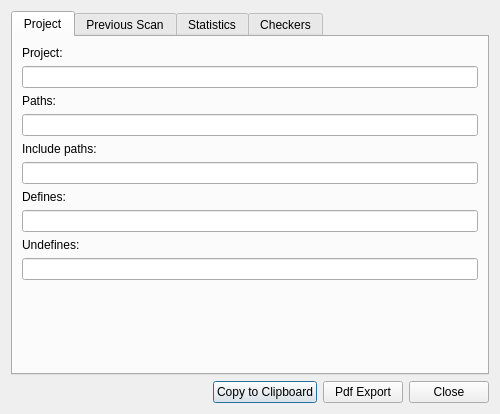
<?xml version="1.0" encoding="UTF-8"?>
<ui version="4.0">
 <class>StatsDialog</class>
 <widget class="QDialog" name="StatsDialog">
  <property name="geometry">
   <rect>
    <x>0</x>
    <y>0</y>
    <width>500</width>
    <height>414</height>
   </rect>
  </property>
  <property name="windowTitle">
   <string>Statistics</string>
  </property>
  <layout class="QVBoxLayout" name="verticalLayout">
   <item>
    <widget class="QTabWidget" name="mTabWidget">
     <property name="tabShape">
      <enum>QTabWidget::Rounded</enum>
     </property>
     <property name="currentIndex">
      <number>0</number>
     </property>
     <widget class="QWidget" name="mProjectTab">
      <attribute name="title">
       <string>Project</string>
      </attribute>
      <layout class="QVBoxLayout" name="verticalLayout_2">
       <item>
        <widget class="QLabel" name="mProjectLabel">
         <property name="text">
          <string>Project:</string>
         </property>
        </widget>
       </item>
       <item>
        <widget class="QLineEdit" name="mProject">
         <property name="sizePolicy">
          <sizepolicy hsizetype="Preferred" vsizetype="Fixed">
           <horstretch>0</horstretch>
           <verstretch>0</verstretch>
          </sizepolicy>
         </property>
         <property name="readOnly">
          <bool>true</bool>
         </property>
        </widget>
       </item>
       <item>
        <widget class="QLabel" name="mPathsLabel">
         <property name="text">
          <string>Paths:</string>
         </property>
        </widget>
       </item>
       <item>
        <widget class="QLineEdit" name="mPaths">
         <property name="enabled">
          <bool>true</bool>
         </property>
         <property name="sizePolicy">
          <sizepolicy hsizetype="Preferred" vsizetype="Fixed">
           <horstretch>0</horstretch>
           <verstretch>0</verstretch>
          </sizepolicy>
         </property>
         <property name="acceptDrops">
          <bool>true</bool>
         </property>
         <property name="autoFillBackground">
          <bool>false</bool>
         </property>
         <property name="frame">
          <bool>true</bool>
         </property>
         <property name="readOnly">
          <bool>true</bool>
         </property>
        </widget>
       </item>
       <item>
        <widget class="QLabel" name="mIncludePathsLabel">
         <property name="text">
          <string>Include paths:</string>
         </property>
        </widget>
       </item>
       <item>
        <widget class="QLineEdit" name="mIncludePaths">
         <property name="enabled">
          <bool>true</bool>
         </property>
         <property name="sizePolicy">
          <sizepolicy hsizetype="Preferred" vsizetype="Fixed">
           <horstretch>0</horstretch>
           <verstretch>0</verstretch>
          </sizepolicy>
         </property>
         <property name="readOnly">
          <bool>true</bool>
         </property>
        </widget>
       </item>
       <item>
        <widget class="QLabel" name="mDefinesLabel">
         <property name="text">
          <string>Defines:</string>
         </property>
        </widget>
       </item>
       <item>
        <widget class="QLineEdit" name="mDefines">
         <property name="enabled">
          <bool>true</bool>
         </property>
         <property name="sizePolicy">
          <sizepolicy hsizetype="Preferred" vsizetype="Fixed">
           <horstretch>0</horstretch>
           <verstretch>0</verstretch>
          </sizepolicy>
         </property>
         <property name="readOnly">
          <bool>true</bool>
         </property>
        </widget>
       </item>
       <item>
        <widget class="QLabel" name="mUndefinesLabel">
         <property name="text">
          <string>Undefines:</string>
         </property>
        </widget>
       </item>
       <item>
        <widget class="QLineEdit" name="mUndefines">
         <property name="sizePolicy">
          <sizepolicy hsizetype="Preferred" vsizetype="Fixed">
           <horstretch>0</horstretch>
           <verstretch>0</verstretch>
          </sizepolicy>
         </property>
         <property name="readOnly">
          <bool>true</bool>
         </property>
        </widget>
       </item>
       <item>
        <spacer name="mVerticalSpacer">
         <property name="orientation">
          <enum>Qt::Vertical</enum>
         </property>
         <property name="sizeHint" stdset="0">
          <size>
           <width>20</width>
           <height>40</height>
          </size>
         </property>
        </spacer>
       </item>
      </layout>
     </widget>
     <widget class="QWidget" name="mScanTab">
      <attribute name="title">
       <string>Previous Scan</string>
      </attribute>
      <layout class="QGridLayout" name="gridLayout">
       <item row="0" column="0">
        <widget class="QLabel" name="mPathLabel">
         <property name="text">
          <string>Path Selected:</string>
         </property>
         <property name="alignment">
          <set>Qt::AlignLeading|Qt::AlignLeft|Qt::AlignTop</set>
         </property>
        </widget>
       </item>
       <item row="1" column="0">
        <widget class="QLabel" name="mNumberOfFilesScannedLabel">
         <property name="text">
          <string>Number of Files Scanned:</string>
         </property>
         <property name="alignment">
          <set>Qt::AlignLeading|Qt::AlignLeft|Qt::AlignTop</set>
         </property>
        </widget>
       </item>
       <item row="1" column="1">
        <widget class="QLabel" name="mNumberOfFilesScanned">
         <property name="text">
          <string/>
         </property>
         <property name="alignment">
          <set>Qt::AlignRight|Qt::AlignTop|Qt::AlignTrailing</set>
         </property>
        </widget>
       </item>
       <item row="2" column="0">
        <widget class="QLabel" name="mScanDurationLabel">
         <property name="text">
          <string>Scan Duration:</string>
         </property>
         <property name="alignment">
          <set>Qt::AlignLeading|Qt::AlignLeft|Qt::AlignTop</set>
         </property>
        </widget>
       </item>
       <item row="2" column="1">
        <widget class="QLabel" name="mScanDuration">
         <property name="text">
          <string/>
         </property>
         <property name="alignment">
          <set>Qt::AlignRight|Qt::AlignTop|Qt::AlignTrailing</set>
         </property>
        </widget>
       </item>
       <item row="3" column="0">
        <spacer name="mVerticalSpacer_2">
         <property name="orientation">
          <enum>Qt::Vertical</enum>
         </property>
         <property name="sizeHint" stdset="0">
          <size>
           <width>20</width>
           <height>40</height>
          </size>
         </property>
        </spacer>
       </item>
       <item row="0" column="1">
        <widget class="QLineEdit" name="mPath">
         <property name="sizePolicy">
          <sizepolicy hsizetype="Preferred" vsizetype="Fixed">
           <horstretch>0</horstretch>
           <verstretch>0</verstretch>
          </sizepolicy>
         </property>
         <property name="readOnly">
          <bool>true</bool>
         </property>
        </widget>
       </item>
      </layout>
     </widget>
     <widget class="QWidget" name="mStatsTab">
      <attribute name="title">
       <string>Statistics</string>
      </attribute>
      <layout class="QGridLayout" name="gridLayout_2">
       <item row="0" column="0">
        <widget class="QLabel" name="label">
         <property name="text">
          <string>Errors:</string>
         </property>
         <property name="alignment">
          <set>Qt::AlignRight|Qt::AlignTrailing|Qt::AlignVCenter</set>
         </property>
        </widget>
       </item>
       <item row="0" column="1">
        <widget class="QLabel" name="mLblErrors">
         <property name="text">
          <string notr="true">TextLabel</string>
         </property>
        </widget>
       </item>
       <item row="1" column="0">
        <widget class="QLabel" name="label_2">
         <property name="text">
          <string>Warnings:</string>
         </property>
         <property name="alignment">
          <set>Qt::AlignRight|Qt::AlignTrailing|Qt::AlignVCenter</set>
         </property>
        </widget>
       </item>
       <item row="1" column="1">
        <widget class="QLabel" name="mLblWarnings">
         <property name="text">
          <string notr="true">TextLabel</string>
         </property>
        </widget>
       </item>
       <item row="2" column="0">
        <widget class="QLabel" name="label_3">
         <property name="text">
          <string>Stylistic warnings:</string>
         </property>
         <property name="alignment">
          <set>Qt::AlignRight|Qt::AlignTrailing|Qt::AlignVCenter</set>
         </property>
        </widget>
       </item>
       <item row="2" column="1">
        <widget class="QLabel" name="mLblStyle">
         <property name="text">
          <string notr="true">TextLabel</string>
         </property>
        </widget>
       </item>
       <item row="3" column="0">
        <widget class="QLabel" name="label_6">
         <property name="text">
          <string>Portability warnings:</string>
         </property>
         <property name="alignment">
          <set>Qt::AlignRight|Qt::AlignTrailing|Qt::AlignVCenter</set>
         </property>
        </widget>
       </item>
       <item row="3" column="1">
        <widget class="QLabel" name="mLblPortability">
         <property name="text">
          <string notr="true">TextLabel</string>
         </property>
        </widget>
       </item>
       <item row="4" column="0">
        <widget class="QLabel" name="label_4">
         <property name="text">
          <string>Performance issues:</string>
         </property>
         <property name="alignment">
          <set>Qt::AlignRight|Qt::AlignTrailing|Qt::AlignVCenter</set>
         </property>
        </widget>
       </item>
       <item row="4" column="1">
        <widget class="QLabel" name="mLblPerformance">
         <property name="text">
          <string notr="true">TextLabel</string>
         </property>
        </widget>
       </item>
       <item row="5" column="0">
        <widget class="QLabel" name="label_5">
         <property name="text">
          <string>Information messages:</string>
         </property>
         <property name="alignment">
          <set>Qt::AlignRight|Qt::AlignTrailing|Qt::AlignVCenter</set>
         </property>
        </widget>
       </item>
       <item row="5" column="1">
        <widget class="QLabel" name="mLblInformation">
         <property name="text">
          <string notr="true">TextLabel</string>
         </property>
        </widget>
       </item>
       <item row="6" column="0">
        <widget class="QLabel" name="label_7">
         <property name="text">
          <string>Active checkers:</string>
         </property>
         <property name="alignment">
          <set>Qt::AlignRight|Qt::AlignTrailing|Qt::AlignVCenter</set>
         </property>
        </widget>
       </item>
       <item row="6" column="1">
        <widget class="QLabel" name="mLblActiveCheckers">
         <property name="text">
          <string notr="true">TextLabel</string>
         </property>
        </widget>
       </item>
      </layout>
     </widget>
     <widget class="QWidget" name="mCheckersTab">
      <attribute name="title">
       <string>Checkers</string>
      </attribute>
      <layout class="QVBoxLayout" name="verticalLayout_4">
       <item>
        <widget class="QPlainTextEdit" name="mCheckersReport">
         <property name="enabled">
          <bool>true</bool>
         </property>
         <property name="font">
          <font>
           <family>Courier 10 Pitch</family>
          </font>
         </property>
         <property name="undoRedoEnabled">
          <bool>true</bool>
         </property>
         <property name="readOnly">
          <bool>true</bool>
         </property>
        </widget>
       </item>
      </layout>
     </widget>
    </widget>
   </item>
   <item>
    <layout class="QHBoxLayout" name="horizontalLayout">
     <property name="leftMargin">
      <number>0</number>
     </property>
     <property name="topMargin">
      <number>0</number>
     </property>
     <property name="rightMargin">
      <number>0</number>
     </property>
     <property name="bottomMargin">
      <number>0</number>
     </property>
     <item>
      <spacer name="horizontalSpacer">
       <property name="orientation">
        <enum>Qt::Horizontal</enum>
       </property>
       <property name="sizeHint" stdset="0">
        <size>
         <width>40</width>
         <height>20</height>
        </size>
       </property>
      </spacer>
     </item>
     <item>
      <widget class="QPushButton" name="mCopyToClipboard">
       <property name="text">
        <string>Copy to Clipboard</string>
       </property>
      </widget>
     </item>
     <item>
      <widget class="QPushButton" name="mPDFexport">
       <property name="text">
        <string>Pdf Export</string>
       </property>
      </widget>
     </item>
     <item>
      <widget class="QDialogButtonBox" name="mButtonBox">
       <property name="sizePolicy">
        <sizepolicy hsizetype="Maximum" vsizetype="Fixed">
         <horstretch>0</horstretch>
         <verstretch>0</verstretch>
        </sizepolicy>
       </property>
       <property name="orientation">
        <enum>Qt::Horizontal</enum>
       </property>
       <property name="standardButtons">
        <set>QDialogButtonBox::Close</set>
       </property>
      </widget>
     </item>
    </layout>
   </item>
  </layout>
 </widget>
 <tabstops>
  <tabstop>mTabWidget</tabstop>
  <tabstop>mProject</tabstop>
  <tabstop>mPaths</tabstop>
  <tabstop>mIncludePaths</tabstop>
  <tabstop>mDefines</tabstop>
  <tabstop>mCopyToClipboard</tabstop>
  <tabstop>mButtonBox</tabstop>
  <tabstop>mPath</tabstop>
 </tabstops>
 <resources/>
 <connections>
  <connection>
   <sender>mButtonBox</sender>
   <signal>accepted()</signal>
   <receiver>StatsDialog</receiver>
   <slot>accept()</slot>
   <hints>
    <hint type="sourcelabel">
     <x>483</x>
     <y>310</y>
    </hint>
    <hint type="destinationlabel">
     <x>157</x>
     <y>274</y>
    </hint>
   </hints>
  </connection>
  <connection>
   <sender>mButtonBox</sender>
   <signal>rejected()</signal>
   <receiver>StatsDialog</receiver>
   <slot>reject()</slot>
   <hints>
    <hint type="sourcelabel">
     <x>483</x>
     <y>310</y>
    </hint>
    <hint type="destinationlabel">
     <x>286</x>
     <y>274</y>
    </hint>
   </hints>
  </connection>
 </connections>
</ui>
